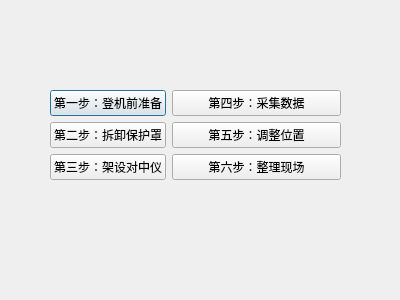
<?xml version="1.0" encoding="UTF-8"?>
<ui version="4.0">
 <class>chooseStepsDialog</class>
 <widget class="QDialog" name="chooseStepsDialog">
  <property name="geometry">
   <rect>
    <x>0</x>
    <y>0</y>
    <width>400</width>
    <height>300</height>
   </rect>
  </property>
  <property name="windowTitle">
   <string>选择培训步骤</string>
  </property>
  <widget class="QWidget" name="formLayoutWidget">
   <property name="geometry">
    <rect>
     <x>50</x>
     <y>90</y>
     <width>291</width>
     <height>101</height>
    </rect>
   </property>
   <layout class="QFormLayout" name="formLayout">
    <item row="0" column="0">
     <widget class="QPushButton" name="firstStep_pushButton">
      <property name="text">
       <string>第一步：登机前准备</string>
      </property>
     </widget>
    </item>
    <item row="1" column="0">
     <widget class="QPushButton" name="secondStep_pushButton">
      <property name="text">
       <string>第二步：拆卸保护罩</string>
      </property>
     </widget>
    </item>
    <item row="2" column="0">
     <widget class="QPushButton" name="thirdStep_pushButton">
      <property name="text">
       <string>第三步：架设对中仪</string>
      </property>
     </widget>
    </item>
    <item row="0" column="1">
     <widget class="QPushButton" name="fourthStep_pushButton">
      <property name="text">
       <string>第四步：采集数据</string>
      </property>
     </widget>
    </item>
    <item row="1" column="1">
     <widget class="QPushButton" name="fifthStep_pushButton">
      <property name="text">
       <string>第五步：调整位置</string>
      </property>
     </widget>
    </item>
    <item row="2" column="1">
     <widget class="QPushButton" name="sixthStep_pushButton">
      <property name="text">
       <string>第六步：整理现场</string>
      </property>
     </widget>
    </item>
   </layout>
  </widget>
 </widget>
 <resources/>
 <connections/>
</ui>
